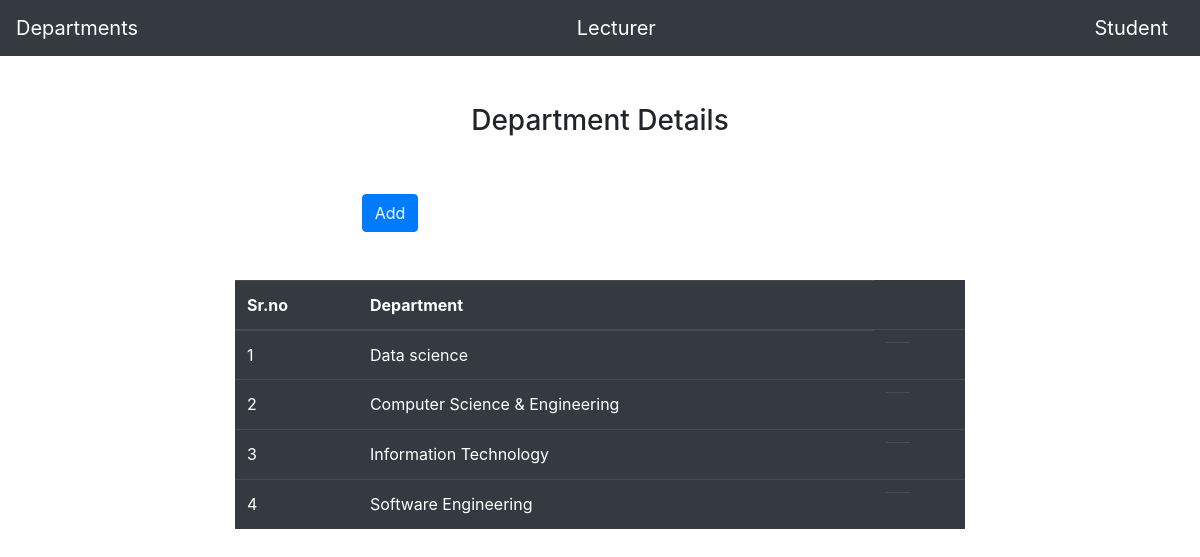
The page / on the database its author committed.
### app/models.py (models this page shows, shortened)
class department(models.Model):
    branch=models.CharField(max_length=50)

### app/views.py (the view)
# urls.py: path('',views.home,name='home'),
def home(request):
        dep_data=department.objects.all()
        return render(request,'pages/home.html',{'depdata':dep_data})

### app/templates/pages/home.html (shortened to what this page needs)
{% include 'pages/base.html' %}
{% block main_content%}
<section class="container">
 <div class="row justify-content-around text-center text-black mt-5">
 <div class="col-sm-8">
 <center><h3>Department Details</h3></center>
 </div>
 </div>
 <div class="row justify-content-around mt-5">
 <div class="col-sm-8">
 <div class="row justify-content-around">
 <div class="col-sm-8">
 <a href="{% url 'add_department'%}" class='btn btn-primary float-end'>Add</a>
 </div>
 </div>
 </div>
 </div>
 <div class="row justify-content-around text-black mt-5">
 <div class="col-sm-8">
 <table class="table table-dark">
  <thead>
    <tr>
      <th scope="col">Sr.no</th>
      <th scope="col">Department</th>
    </tr>
  </thead>
  <tbody>
  {% for dep in depdata%}
    <tr>
      <td>{{dep.id}}</td>
      <td>{{dep.branch}}</td>
      <td class="aline-line">
      <table>
      <tr>
      <td><form action="#" method="POST">
      </tr>
      </table>
      </td>
    </tr>
  {% endfor %}
  </tbody>
</table>
</div>
</div>
</section>
{%endblock main_content%}

### rows shown on the page
department: id "1", branch "Data science"
department: id "2", branch "Computer Science & Engineering"
department: id "3", branch "Information Technology"
department: id "4", branch "Software Engineering"
